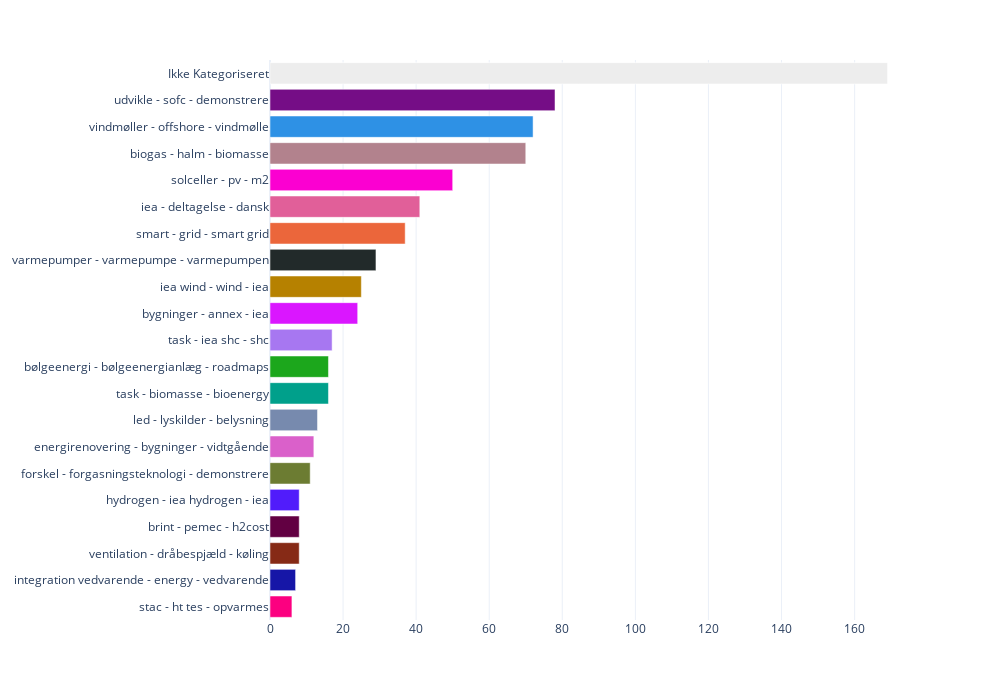

The notebook cell saved with this chart:
### Code cell
temp = df_out.groupby('topics_name').count()['ID'].reset_index().sort_values('ID', ascending=False)
temp = temp.rename(
    columns={
    'ID': 'Antal',
    'topics_name': 'Navn på tema'
    }
)

fig = px.bar(
    temp,
    x = 'Antal',
    y = 'Navn på tema',
    color='Navn på tema',
    width=1000, 
    height=700,
    color_discrete_map=color_dict,
    template='plotly_white', 
)
fig.update_layout(
    showlegend=False,
    xaxis_title=None,
    yaxis_title=None
)

fig.show()

### Figure 1 — Plotly figure (JSON) as saved in the notebook; plotly's stock layout.template omitted (floating-point values rounded to 4 significant figures)
{"data": [{"alignmentgroup": "True", "hovertemplate": "Navn på tema=%{y}<br>Antal=%{x}<extra></extra>", "legendgroup": "Ikke Kategoriseret", "marker": {"color": "#ededed", "pattern": {"shape": ""}}, "name": "Ikke Kategoriseret", "offsetgroup": "Ikke Kategoriseret", "orientation": "h", "showlegend": true, "textposition": "auto", "type": "bar", "x": [169], "xaxis": "x", "y": ["Ikke Kategoriseret"], "yaxis": "y"}, {"alignmentgroup": "True", "hovertemplate": "Navn på tema=%{y}<br>Antal=%{x}<extra></extra>", "legendgroup": "udvikle - sofc - demonstrere", "marker": {"color": "#750D86", "pattern": {"shape": ""}}, "name": "udvikle - sofc - demonstrere", "offsetgroup": "udvikle - sofc - demonstrere", "orientation": "h", "showlegend": true, "textposition": "auto", "type": "bar", "x": [78], "xaxis": "x", "y": ["udvikle - sofc - demonstrere"], "yaxis": "y"}, {"alignmentgroup": "True", "hovertemplate": "Navn på tema=%{y}<br>Antal=%{x}<extra></extra>", "legendgroup": "vindmøller - offshore - vindmølle", "marker": {"color": "#2E91E5", "pattern": {"shape": ""}}, "name": "vindmøller - offshore - vindmølle", "offsetgroup": "vindmøller - offshore - vindmølle", "orientation": "h", "showlegend": true, "textposition": "auto", "type": "bar", "x": [72], "xaxis": "x", "y": ["vindmøller - offshore - vindmølle"], "yaxis": "y"}, {"alignmentgroup": "True", "hovertemplate": "Navn på tema=%{y}<br>Antal=%{x}<extra></extra>", "legendgroup": "biogas - halm - biomasse", "marker": {"color": "#B2828D", "pattern": {"shape": ""}}, "name": "biogas - halm - biomasse", "offsetgroup": "biogas - halm - biomasse", "orientation": "h", "showlegend": true, "textposition": "auto", "type": "bar", "x": [70], "xaxis": "x", "y": ["biogas - halm - biomasse"], "yaxis": "y"}, {"alignmentgroup": "True", "hovertemplate": "Navn på tema=%{y}<br>Antal=%{x}<extra></extra>", "legendgroup": "solceller - pv - m2", "marker": {"color": "#FB00D1", "pattern": {"shape": ""}}, "name": "solceller - pv - m2", "offsetgroup": "solceller - pv - m2", "orientation": "h", "showlegend": true, "textposition": "auto", "type": "bar", "x": [50], "xaxis": "x", "y": ["solceller - pv - m2"], "yaxis": "y"}, {"alignmentgroup": "True", "hovertemplate": "Navn på tema=%{y}<br>Antal=%{x}<extra></extra>", "legendgroup": "iea - deltagelse - dansk", "marker": {"color": "#E15F99", "pattern": {"shape": ""}}, "name": "iea - deltagelse - dansk", "offsetgroup": "iea - deltagelse - dansk", "orientation": "h", "showlegend": true, "textposition": "auto", "type": "bar", "x": [41], "xaxis": "x", "y": ["iea - deltagelse - dansk"], "yaxis": "y"}, {"alignmentgroup": "True", "hovertemplate": "Navn på tema=%{y}<br>Antal=%{x}<extra></extra>", "legendgroup": "smart - grid - smart grid", "marker": {"color": "#EB663B", "pattern": {"shape": ""}}, "name": "smart - grid - smart grid", "offsetgroup": "smart - grid - smart grid", "orientation": "h", "showlegend": true, "textposition": "auto", "type": "bar", "x": [37], "xaxis": "x", "y": ["smart - grid - smart grid"], "yaxis": "y"}, {"alignmentgroup": "True", "hovertemplate": "Navn på tema=%{y}<br>Antal=%{x}<extra></extra>", "legendgroup": "varmepumper - varmepumpe - varmepumpen", "marker": {"color": "#222A2A", "pattern": {"shape": ""}}, "name": "varmepumper - varmepumpe - varmepumpen", "offsetgroup": "varmepumper - varmepumpe - varmepumpen", "orientation": "h", "showlegend": true, "textposition": "auto", "type": "bar", "x": [29], "xaxis": "x", "y": ["varmepumper - varmepumpe - varmepumpen"], "yaxis": "y"}, {"alignmentgroup": "True", "hovertemplate": "Navn på tema=%{y}<br>Antal=%{x}<extra></extra>", "legendgroup": "iea wind - wind - iea", "marker": {"color": "#B68100", "pattern": {"shape": ""}}, "name": "iea wind - wind - iea", "offsetgroup": "iea wind - wind - iea", "orientation": "h", "showlegend": true, "textposition": "auto", "type": "bar", "x": [25], "xaxis": "x", "y": ["iea wind - wind - iea"], "yaxis": "y"}, {"alignmentgroup": "True", "hovertemplate": "Navn på tema=%{y}<br>Antal=%{x}<extra></extra>", "legendgroup": "bygninger - annex - iea", "marker": {"color": "#DA16FF", "pattern": {"shape": ""}}, "name": "bygninger - annex - iea", "offsetgroup": "bygninger - annex - iea", "orientation": "h", "showlegend": true, "textposition": "auto", "type": "bar", "x": [24], "xaxis": "x", "y": ["bygninger - annex - iea"], "yaxis": "y"}, {"alignmentgroup": "True", "hovertemplate": "Navn på tema=%{y}<br>Antal=%{x}<extra></extra>", "legendgroup": "task - iea shc - shc", "marker": {"color": "#A777F1", "pattern": {"shape": ""}}, "name": "task - iea shc - shc", "offsetgroup": "task - iea shc - shc", "orientation": "h", "showlegend": true, "textposition": "auto", "type": "bar", "x": [17], "xaxis": "x", "y": ["task - iea shc - shc"], "yaxis": "y"}, {"alignmentgroup": "True", "hovertemplate": "Navn på tema=%{y}<br>Antal=%{x}<extra></extra>", "legendgroup": "bølgeenergi - bølgeenergianlæg - roadmaps", "marker": {"color": "#1CA71C", "pattern": {"shape": ""}}, "name": "bølgeenergi - bølgeenergianlæg - roadmaps", "offsetgroup": "bølgeenergi - bølgeenergianlæg - roadmaps", "orientation": "h", "showlegend": true, "textposition": "auto", "type": "bar", "x": [16], "xaxis": "x", "y": ["bølgeenergi - bølgeenergianlæg - roadmaps"], "yaxis": "y"}, {"alignmentgroup": "True", "hovertemplate": "Navn på tema=%{y}<br>Antal=%{x}<extra></extra>", "legendgroup": "task - biomasse - bioenergy", "marker": {"color": "#00A08B", "pattern": {"shape": ""}}, "name": "task - biomasse - bioenergy", "offsetgroup": "task - biomasse - bioenergy", "orientation": "h", "showlegend": true, "textposition": "auto", "type": "bar", "x": [16], "xaxis": "x", "y": ["task - biomasse - bioenergy"], "yaxis": "y"}, {"alignmentgroup": "True", "hovertemplate": "Navn på tema=%{y}<br>Antal=%{x}<extra></extra>", "legendgroup": "led - lyskilder - belysning", "marker": {"color": "#778AAE", "pattern": {"shape": ""}}, "name": "led - lyskilder - belysning", "offsetgroup": "led - lyskilder - belysning", "orientation": "h", "showlegend": true, "textposition": "auto", "type": "bar", "x": [13], "xaxis": "x", "y": ["led - lyskilder - belysning"], "yaxis": "y"}, {"alignmentgroup": "True", "hovertemplate": "Navn på tema=%{y}<br>Antal=%{x}<extra></extra>", "legendgroup": "energirenovering - bygninger - vidtgående", "marker": {"color": "#DA60CA", "pattern": {"shape": ""}}, "name": "energirenovering - bygninger - vidtgående", "offsetgroup": "energirenovering - bygninger - vidtgående", "orientation": "h", "showlegend": true, "textposition": "auto", "type": "bar", "x": [12], "xaxis": "x", "y": ["energirenovering - bygninger - vidtgående"], "yaxis": "y"}, {"alignmentgroup": "True", "hovertemplate": "Navn på tema=%{y}<br>Antal=%{x}<extra></extra>", "legendgroup": "forskel - forgasningsteknologi - demonstrere", "marker": {"color": "#6C7C32", "pattern": {"shape": ""}}, "name": "forskel - forgasningsteknologi - demonstrere", "offsetgroup": "forskel - forgasningsteknologi - demonstrere", "orientation": "h", "showlegend": true, "textposition": "auto", "type": "bar", "x": [11], "xaxis": "x", "y": ["forskel - forgasningsteknologi - demonstrere"], "yaxis": "y"}, {"alignmentgroup": "True", "hovertemplate": "Navn på tema=%{y}<br>Antal=%{x}<extra></extra>", "legendgroup": "hydrogen - iea hydrogen - iea", "marker": {"color": "#511CFB", "pattern": {"shape": ""}}, "name": "hydrogen - iea hydrogen - iea", "offsetgroup": "hydrogen - iea hydrogen - iea", "orientation": "h", "showlegend": true, "textposition": "auto", "type": "bar", "x": [8], "xaxis": "x", "y": ["hydrogen - iea hydrogen - iea"], "yaxis": "y"}, {"alignmentgroup": "True", "hovertemplate": "Navn på tema=%{y}<br>Antal=%{x}<extra></extra>", "legendgroup": "brint - pemec - h2cost", "marker": {"color": "#620042", "pattern": {"shape": ""}}, "name": "brint - pemec - h2cost", "offsetgroup": "brint - pemec - h2cost", "orientation": "h", "showlegend": true, "textposition": "auto", "type": "bar", "x": [8], "xaxis": "x", "y": ["brint - pemec - h2cost"], "yaxis": "y"}, {"alignmentgroup": "True", "hovertemplate": "Navn på tema=%{y}<br>Antal=%{x}<extra></extra>", "legendgroup": "ventilation - dråbespjæld - køling", "marker": {"color": "#862A16", "pattern": {"shape": ""}}, "name": "ventilation - dråbespjæld - køling", "offsetgroup": "ventilation - dråbespjæld - køling", "orientation": "h", "showlegend": true, "textposition": "auto", "type": "bar", "x": [8], "xaxis": "x", "y": ["ventilation - dråbespjæld - køling"], "yaxis": "y"}, {"alignmentgroup": "True", "hovertemplate": "Navn på tema=%{y}<br>Antal=%{x}<extra></extra>", "legendgroup": "integration vedvarende - energy - vedvarende", "marker": {"color": "#1616A7", "pattern": {"shape": ""}}, "name": "integration vedvarende - energy - vedvarende", "offsetgroup": "integration vedvarende - energy - vedvarende", "orientation": "h", "showlegend": true, "textposition": "auto", "type": "bar", "x": [7], "xaxis": "x", "y": ["integration vedvarende - energy - vedvarende"], "yaxis": "y"}, {"alignmentgroup": "True", "hovertemplate": "Navn på tema=%{y}<br>Antal=%{x}<extra></extra>", "legendgroup": "stac - ht tes - opvarmes", "marker": {"color": "#FC0080", "pattern": {"shape": ""}}, "name": "stac - ht tes - opvarmes", "offsetgroup": "stac - ht tes - opvarmes", "orientation": "h", "showlegend": true, "textposition": "auto", "type": "bar", "x": [6], "xaxis": "x", "y": ["stac - ht tes - opvarmes"], "yaxis": "y"}], "layout": {"barmode": "relative", "height": 700, "legend": {"title": {"text": "Navn på tema"}, "tracegroupgap": 0}, "margin": {"t": 60}, "showlegend": false, "width": 1000, "xaxis": {"anchor": "y", "domain": [0, 1], "title": {}}, "yaxis": {"anchor": "x", "categoryarray": ["stac - ht tes - opvarmes", "integration vedvarende - energy - vedvarende", "ventilation - dråbespjæld - køling", "brint - pemec - h2cost", "hydrogen - iea hydrogen - iea", "forskel - forgasningsteknologi - demonstrere", "energirenovering - bygninger - vidtgående", "led - lyskilder - belysning", "task - biomasse - bioenergy", "bølgeenergi - bølgeenergianlæg - roadmaps", "task - iea shc - shc", "bygninger - annex - iea", "iea wind - wind - iea", "varmepumper - varmepumpe - varmepumpen", "smart - grid - smart grid", "iea - deltagelse - dansk", "solceller - pv - m2", "biogas - halm - biomasse", "vindmøller - offshore - vindmølle", "udvikle - sofc - demonstrere", "Ikke Kategoriseret"], "categoryorder": "array", "domain": [0, 1], "title": {}}}}
